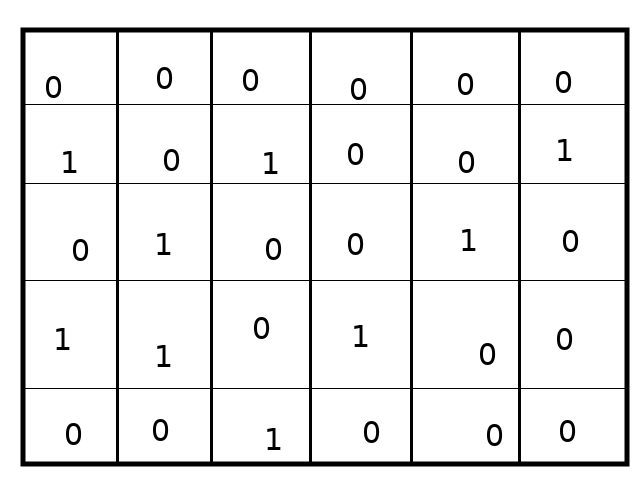
#> input picture Benchmark/python-opencv-vs-cpp-opencv-from-python/bench/numbers.png, 640 x 480 px
$ python bench.py
#> lines starting #> are read from the running program, lines starting #| are printed output that depends on the picture; after the words box and inside, x2 and y2 are one past the last pixel; in counts of white or black regions, pixels touching at a corner belong together
import pythonopencvvscppopencvfrompython as cc
import time
import cv2
from pathlib import Path
import subprocess

root = Path(__file__).parent
def cc_python(file_path: str) -> int:
    image = cv2.imread(file_path, cv2.IMREAD_GRAYSCALE)
#> image is the input picture: shape (480, 640); min 0, max 255, mean 235.6
    _, thresh = cv2.threshold(image, 255, 255, cv2.THRESH_OTSU)
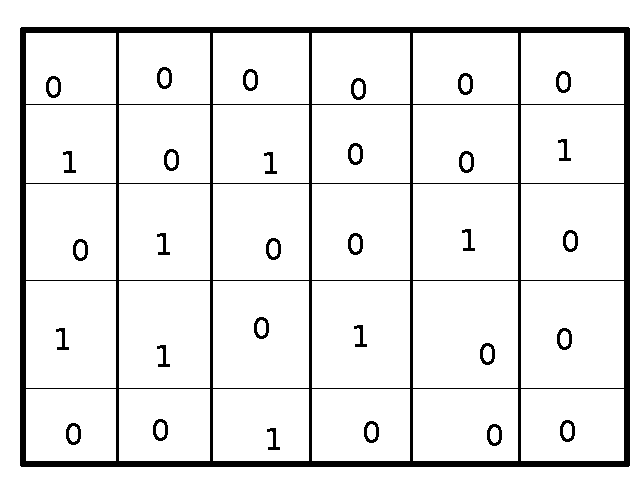
#> thresh: shape (480, 640); 91.7% white; 31 black regions, largest, box (x1, y1, x2, y2) and area: (20, 27, 630, 467) 21204, (157, 67, 172, 89) 156, (243, 69, 258, 91) 156
    num, _ = cv2.connectedComponents(thresh)
#> num = 53
    return num


if __name__ == "__main__":
    image_file = (root/"numbers.png").as_posix()
    its = 1000
    start = time.perf_counter()
    for i in range(its):
        a = cc_python(image_file)
#> a = 53
        print(a)
#| 53
    end = time.perf_counter()
    a = end - start
    start = time.perf_counter()
    for i in range(its):
        b = cc.image_process(image_file)
        print(b)
    end = time.perf_counter()
    b= end - start
    subprocess.call("clear")
    print(a/b)
